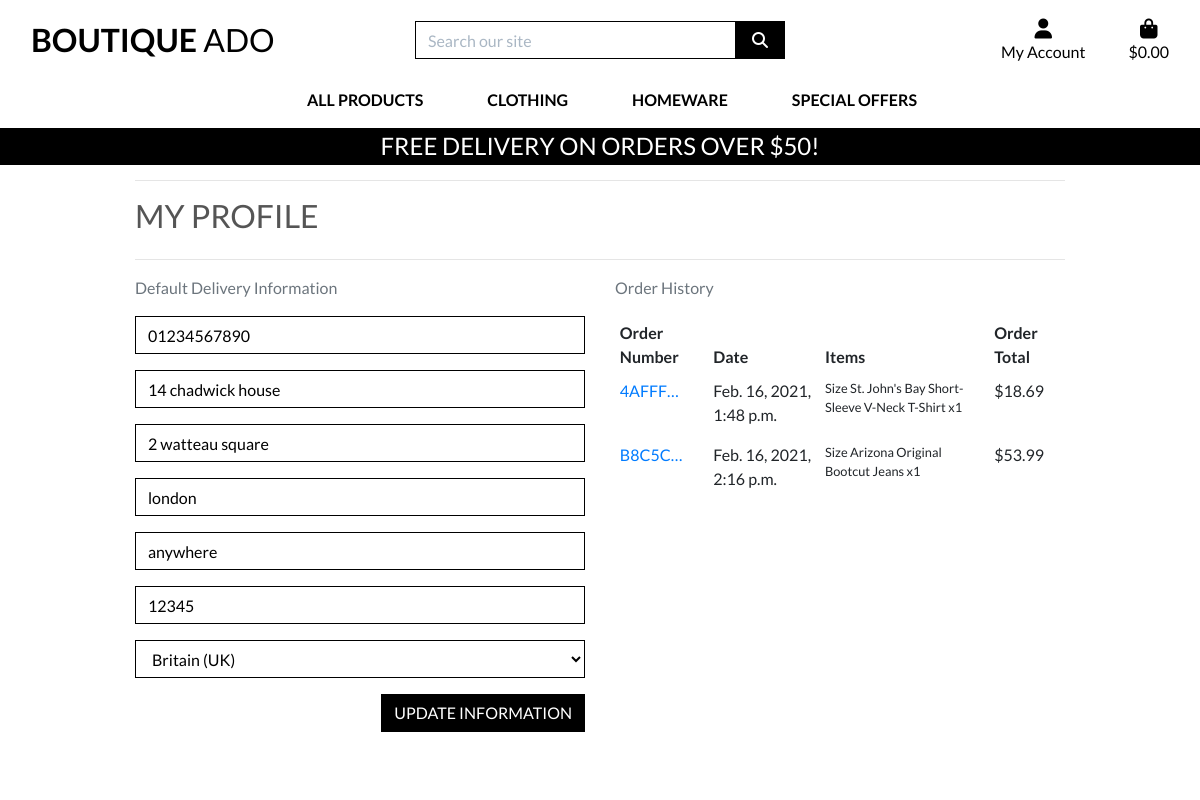
Page /profile/ (signed in) on the earlier database version.
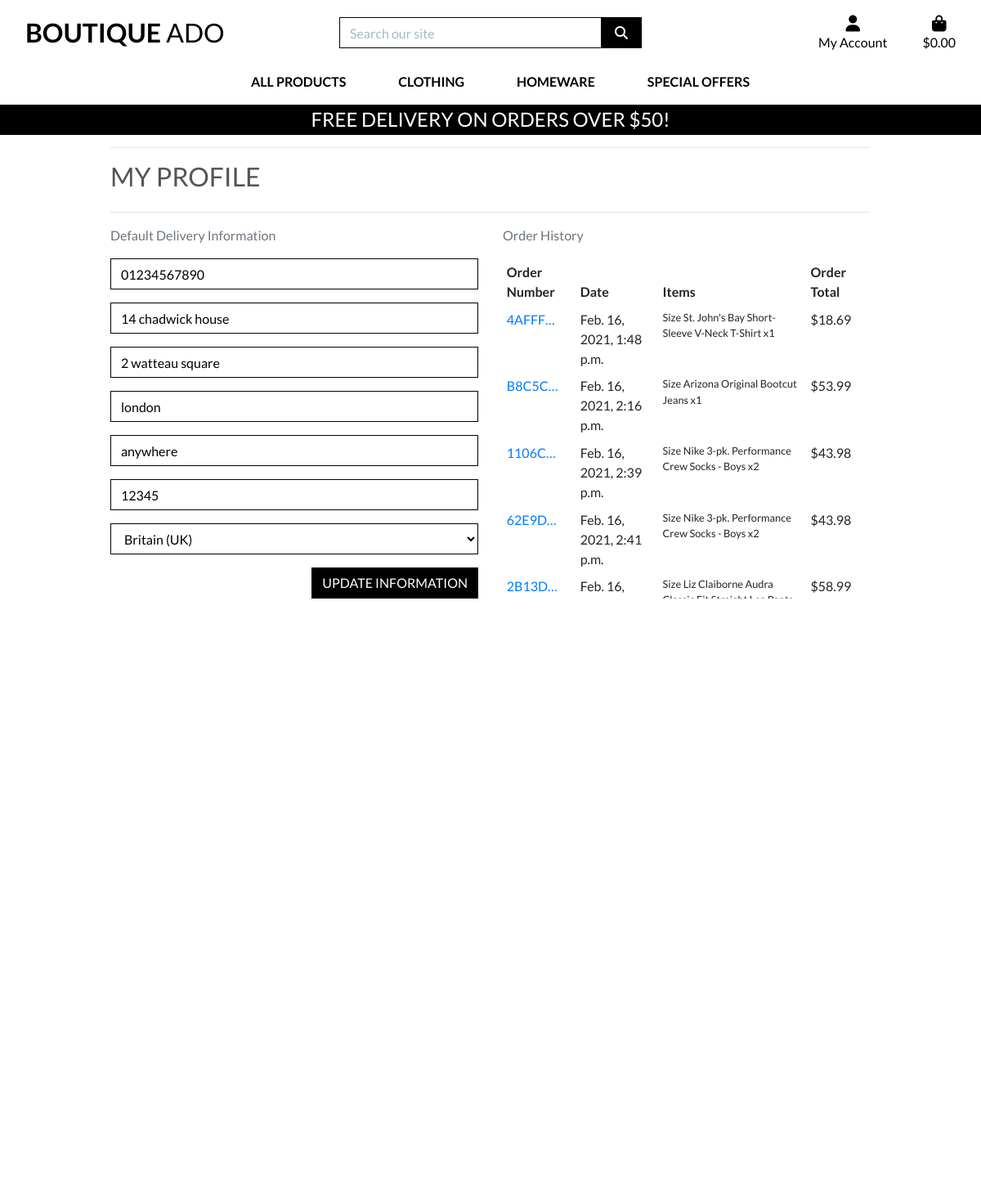
Same page on the later database version.
### profiles/models.py (models this page shows, shortened)
class UserProfile(models.Model):
    user = models.OneToOneField(User, on_delete=models.CASCADE)
    default_phone_number = models.CharField(max_length=20, null=True, blank=True)
    default_street_address1 = models.CharField(max_length=80, null=True, blank=True)
    default_street_address2 = models.CharField(max_length=80, null=True, blank=True)
    default_town_or_city = models.CharField(max_length=40, null=True, blank=True)
    default_county = models.CharField(max_length=80, null=True, blank=True)
    default_postcode = models.CharField(max_length=20, null=True, blank=True)
    default_country = CountryField(blank_label='Country', null=True, blank=True)

### checkout/models.py (models this page shows, shortened)
class Order(models.Model):
    order_number = models.CharField(max_length=32, null=False, editable=False)
    user_profile = models.ForeignKey(UserProfile, on_delete=models.SET_NULL,
                                     null=True, blank=True, related_name='orders')
    full_name = models.CharField(max_length=50, null=False, blank=False)
    email = models.EmailField(max_length=254, null=False, blank=False)
    phone_number = models.CharField(max_length=20, null=False, blank=False)
    country = CountryField(blank_label='Country *', null=False, blank=False)
    postcode = models.CharField(max_length=20, null=True, blank=True)
    town_or_city = models.CharField(max_length=40, null=False, blank=False)
    street_address1 = models.CharField(max_length=80, null=False, blank=False)
    street_address2 = models.CharField(max_length=80, null=True, blank=True)
    county = models.CharField(max_length=80, null=True, blank=True)
    date = models.DateTimeField(auto_now_add=True)
    delivery_cost = models.DecimalField(max_digits=6, decimal_places=2, null=False, default=0)
    order_total = models.DecimalField(max_digits=10, decimal_places=2, null=False, default=0)
    grand_total = models.DecimalField(max_digits=10, decimal_places=2, null=False, default=0)
    original_bag = models.TextField(null=False, blank=False, default='')
    stripe_pid = models.CharField(max_length=254, null=False, blank=False, default='')

class OrderLineItem(models.Model):
    order = models.ForeignKey(Order, null=False, blank=False, on_delete=models.CASCADE, related_name='lineitems')
    product = models.ForeignKey(Product, null=False, blank=False, on_delete=models.CASCADE)
    product_size = models.CharField(max_length=2, null=True, blank=True) # XS, S, M, L, XL
    quantity = models.IntegerField(null=False, blank=False, default=0)
    lineitem_total = models.DecimalField(max_digits=6, decimal_places=2, null=False, blank=False, editable=False)

### products/models.py (models this page shows, shortened)
class Product(models.Model):
    category = models.ForeignKey('Category', null=True, blank=True, on_delete=models.SET_NULL)
    sku = models.CharField(max_length=254, null=True, blank=True)
    name = models.CharField(max_length=254)
    description = models.TextField()
    has_sizes = models.BooleanField(default=False, null=True, blank=True)
    price = models.DecimalField(max_digits=6, decimal_places=2)
    rating = models.DecimalField(max_digits=6, decimal_places=2, null=True, blank=True)
    image_url = models.URLField(max_length=1024, null=True, blank=True)
    image = models.ImageField(null=True, blank=True)

### profiles/views.py (the view, shortened to what this page needs)
# urls.py: path('profile/', include('profiles.urls')),
def profile(request):
    profile = get_object_or_404(UserProfile, user=request.user)
    form = UserProfileForm(instance=profile)
    template = 'profiles/profile.html'
    orders = profile.orders.all()
    context = {
        'form': form,
        'orders': orders,
        'on_profile_page': True,
    }
    return render(request, template, context)

### profiles/forms.py
class UserProfileForm(forms.ModelForm):
    class Meta:
        model = UserProfile
        exclude = ('user',)
    def __init__(self, *args, **kwargs):
        super().__init__(*args, **kwargs)
        placeholders = {
            'default_phone_number': 'Phone Number',
            'default_postcode': 'Postal Code',
            'default_town_or_city': 'Town or City',
            'default_street_address1': 'Street Address 1',
            'default_street_address2': 'Street Address 2',
            'default_county': 'County, State or Locality',
        }
        self.fields['default_phone_number'].widget.attrs['autofocus'] = True
        for field in self.fields:
            if field != 'default_country':
                if self.fields[field].required:
                    placeholder = f'{placeholders[field]} *'
                else:
                    placeholder = placeholders[field]
                self.fields[field].widget.attrs['placeholder'] = placeholder
            self.fields[field].widget.attrs['class'] = 'border-black rounded-0 profile-form-input'
            self.fields[field].label = False

### bag/contexts.py (called while the page is built, shortened)
def bag_contents(request):
    bag_items = []
    total = 0
    product_count = 0
    bag = request.session.get('bag', {})
    if total < settings.FREE_DELIVERY_THRESHOLD:
        delivery = total * Decimal(settings.STANDARD_DELIVERY_PERCENTAGE/100)
        free_delivery_delta = settings.FREE_DELIVERY_THRESHOLD - total
    else:
        delivery = 0
        free_delivery_delta = 0
    grand_total = delivery + total
    context = {
        "bag_items": bag_items,
        "total": total,
        "product_count": product_count,
        "delivery": delivery,
        "free_delivery_delta": free_delivery_delta,
        "free_delivery_threshold": settings.FREE_DELIVERY_THRESHOLD,
        "grand_total": grand_total,
    }
    return context

### profiles/templates/profiles/profile.html (shortened to what this page needs)
{% extends "base.html" %}
{% load static %}
{% block extra_css %}
    <link rel="stylesheet" href="{% static 'profiles/css/profile.css' %}">
{% endblock %}
{% block page_header %}
    <div class="container header-container">
    </div>
{% endblock %}
{% block content %}
    <div class="overlay"></div>
    <div class="container">
        <div class="row">
            <div class="col">
                <hr>
                <h2 class="logo-font mb-4">My Profile</h2>
                <hr>
            </div>
        </div>
        <div class="row">
            <div class="col-12 col-lg-6">
                <p class="text-muted">Default Delivery Information</p>
                <form class="mt-3" action="{% url 'profile' %}" method="POST" id="profile-update-form">
                    {{ form|crispy }}
                    <button class="btn btn-black rounded-0 text-uppercase float-right">Update Information</button>
                </form>
            </div>
            <div class="col-12 col-lg-6">
                <p class="text-muted">Order History</p>
                <div class="order-history table-responsive">
                    <table class="table table-sm table-borderless">
                        <thead>
                            <tr>
                                <th>Order Number</th>
                                <th>Date</th>
                                <th>Items</th>
                                <th>Order Total</th>
                            </tr>
                        </thead>
                        <tbody>
                            {% for order in orders %}
                                <tr>
                                    <td>
                                        <a href="{% url 'order_history' order.order_number %}"
                                        title="{{ order.order_number }}">
                                            {{ order.order_number|truncatechars:6 }}
                                        </a>
                                    </td>
                                    <td>{{ order.date }}</td>
                                    <td>
                                        <ul class="list-unstyled">
                                            {% for item in order.lineitems.all %}
                                                <li class="small">
                                                    {% if item.product.has_sizes %}
                                                        Size {{ item.product.size|upper }}
                                                    {% endif %}{{ item.product.name }} x{{ item.quantity }}
                                                </li>
                                            {% endfor %}
                                        </ul>
                                    </td>
                                    <td>${{ order.grand_total }}</td>
                                </tr>
                            {% endfor %}
                        </tbody>
                    </table>
                </div>
            </div>
        </div>
{% endblock %}

### templates/base.html (shortened to what this page needs)
{% load static %}
<!doctype html>
<html lang="en">
  <head>
    {% block corecss %}
        <link rel="stylesheet" href="https://stackpath.bootstrapcdn.com/bootstrap/4.4.1/css/bootstrap.min.css">
        <link rel="stylesheet" href="{% static 'css/base.css' %}">
    {% endblock %}
    {% block extra_css %}
    {% endblock %}
  </head>
  <body>
    <header class="container-fluid fixed-top">
        <div id="topnav" class="row bg-white pt-lg-2 d-none d-lg-flex">
            <div class="col-12 col-lg-4 my-auto py-1 py-lg-0 text-center text-lg-left">
                <a href="{% url 'home' %}" class="nav-link main-logo-link">
                    <h2 class="logo-font text-black my-0"><strong>Boutique</strong> Ado</h2>
                </a>
            </div>
            <div class="col-12 col-lg-4 my-auto py-1 py-lg-0">
                <form method="GET" action="{% url 'products' %}">
                    <div class="input-group w-100">
                        <input class="form-control border border-black rounded-0" type="text" name="q" placeholder="Search our site">
                        <div class="input-group-append">
                            <button class="form-control btn btn-black border border-black rounded-0" type="submit">
                                <span class="icon">
                                    <i class="fas fa-search"></i>
                                </span>
                            </button>
                        </div>
                    </div>
                </form>
            </div>
            <div class="col-12 col-lg-4 my-auto py-1 py-lg-0">
                <ul class="list-inline list-unstyled text-center text-lg-right my-0">
                    <li class="list-inline-item dropdown">
                        <a class="text-black nav-link" href="#" id="user-options" data-toggle="dropdown" aria-haspopup="true" aria-expanded="false">
                            <div class="text-center">
                                <div><i class="fas fa-user fa-lg"></i></div>
                                <p class="my-0">My Account</p>
                            </div>
                        </a>
                    </li>
                    <li class="list-inline-item">
                        <a class="{% if grand_total %}text-info font-weight-bold{% else %}text-black{% endif %} nav-link" href="{% url 'view_bag' %}">
                            <div class="text-center">
                                <div><i class="fas fa-shopping-bag fa-lg"></i></div>
                                <p class="my-0">
                                    {% if grand_total %}
                                        ${{ grand_total|floatformat:2 }}
                                    {% else %}
                                        $0.00
                                    {% endif %}
                                </p>
                            </div>
                        </a>
                    </li>
                </ul>
            </div>
        </div>
        <div class="row bg-white">
            <nav class="navbar navbar-expand-lg navbar-light w-100">
                {% include 'includes/main-nav.html' %}
            </nav>
        </div>
        <div id="delivery-banner" class="row text-center">
            <div class="col bg-black text-white">
                <h4 class="logo-font my-1">Free delivery on orders over ${{ free_delivery_threshold }}!</h4>
            </div>
        </div>
    </header>
    {% block page_header %}
    {% endblock %}
    {% block content %}
    {% endblock %}
  </body>
</html>

### templates/includes/main-nav.html (shortened to what this page needs)
<div class="collapse navbar-collapse" id="main-nav">
    <ul class="navbar-nav w-auto mx-auto">
         <li class="nav-item dropdown">
            <a class="logo-font font-weight-bold nav-link text-black mr-5" href="#" id="all-products-link" data-toggle="dropdown" aria-haspopup="true" aria-expanded="false">
                All Products
            </a>
        </li>
         <li class="nav-item dropdown">
            <a class="logo-font font-weight-bold nav-link text-black mr-5" href="#" id="clothing-link" data-toggle="dropdown" aria-haspopup="true" aria-expanded="false">
                Clothing
            </a>
        </li>
        <li class="nav-item dropdown">
            <a class="logo-font font-weight-bold nav-link text-black mr-5" href="#" id="homeware-link" data-toggle="dropdown" aria-haspopup="true" aria-expanded="false">
                Homeware
            </a>
        </li>
        <li class="nav-item dropdown">
            <a class="logo-font font-weight-bold nav-link text-black" href="#" id="specials-link" data-toggle="dropdown" aria-haspopup="true" aria-expanded="false">
                Special Offers
            </a>
        </li>
    </ul>
</div>

### static/css/base.css (style rules this page uses)
html { height: 100%; }
body { background: url('/media/homepage_background_cropped.jpg') no-repeat center center fixed; background-size: cover; height: calc(100vh - 164px); color: #555; font-family: 'Lato'; }
.icon { align-items: center; display: inline-flex; justify-content: center; height: 1.5rem; width: 1.5rem; }
.logo-font { text-transform: uppercase; }
.main-logo-link { width: fit-content; }
.btn-black { background: black; color: white; }
.text-black { color: #000 !important; }
.border-black { border: 1px solid black !important; }
.bg-black { background: #000 !important; }
.overlay { height: 100%; width: 100%; top: 0; left: 0; position: fixed; background: white; z-index: -1; }
input[name='q']::placeholder { color: #aab7c4; }
@media (min-width: 1200px) { .container { max-width: 80%; } }
@media (min-width: 992px) { .header-container { padding-top: 164px; } }

### profiles/static/profiles/css/profile.css (style rules this page uses)
.order-history { max-height: 416px; overflow-y: auto; }
#profile-update-form .form-control { color: #000; }
#profile-update-form input::placeholder { color: #aab7c4; }
#id_default_country, #id_default_country option:not(:first-child) { color: #000; }

Differences in the rows shown:
added Order: order_number "1106C…", date "Feb. 16, 2021, 2:39 p.m.", grand_total "43.98"
added OrderLineItem: product.name "Nike 3-pk. Performance Crew Socks - Boys", quantity "2", shown under "1106C…"
added Order: order_number "62E9D…", date "Feb. 16, 2021, 2:41 p.m.", grand_total "43.98"
added OrderLineItem: product.name "Nike 3-pk. Performance Crew Socks - Boys", quantity "2", shown under "62E9D…"
added Order: order_number "2B13D…", date "Feb. 16,…", grand_total "58.99"
added OrderLineItem: product.name "Liz Claiborne Audra…", shown under "2B13D…"
